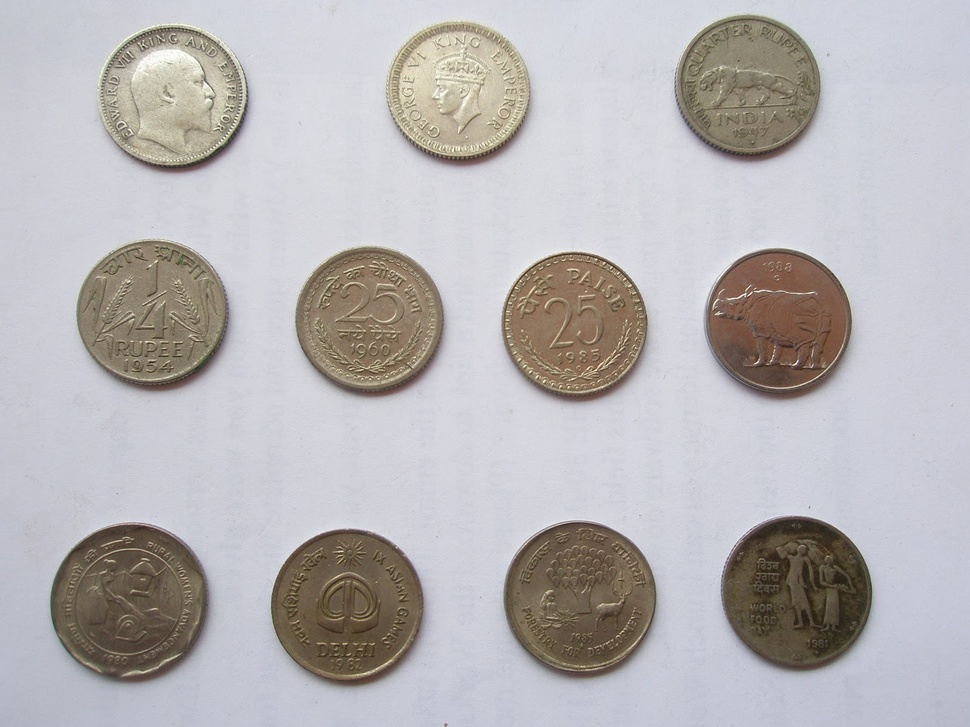
#> input picture Practical_python/Coins.JPG, 970 x 727 px, shrunk from 1600 x 1200 before the run
$ python simple_thresholding.py --image Coins.JPG
#> lines starting #> are read from the running program, lines starting #| are printed output that depends on the picture; after the words box and inside, x2 and y2 are one past the last pixel; in counts of white or black regions, pixels touching at a corner belong together
import numpy as np
import argparse
import cv2

ap = argparse.ArgumentParser()
ap.add_argument("-i", "--image", required=True,
                help="Path to the image")
args = vars(ap.parse_args())

image = cv2.imread(args["image"])
#> image is the input picture: shape (727, 970, 3); mean B, G, R 181.4, 179.9, 183.1
image = cv2.cvtColor(image, cv2.COLOR_BGR2GRAY)
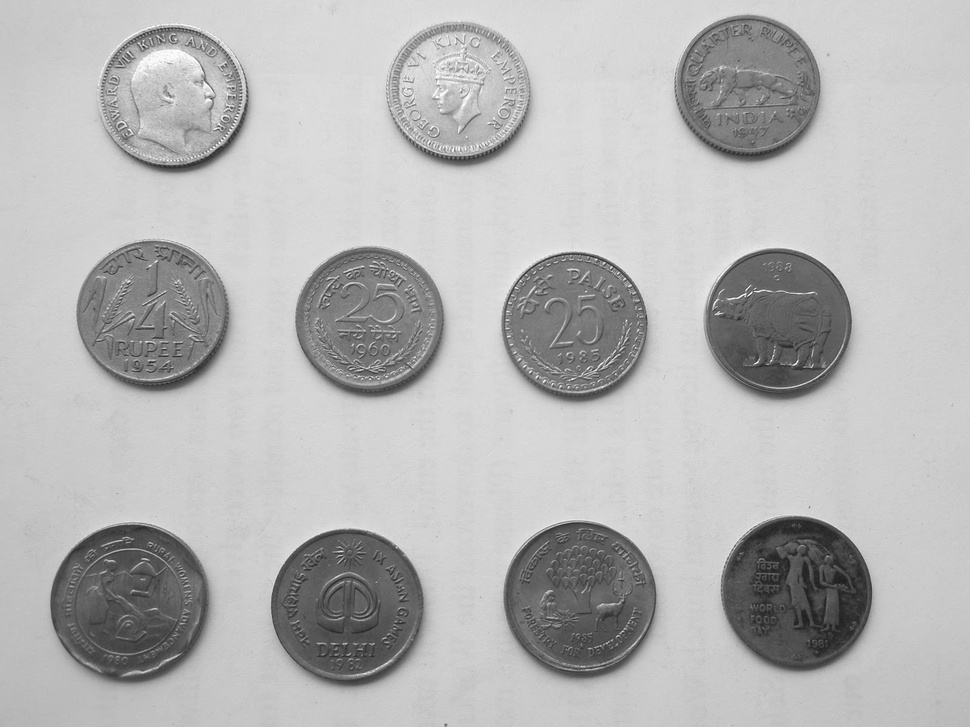
#> image: shape (727, 970); min 28, max 255, mean 181
blurred = cv2.GaussianBlur(image, (5, 5), 0)
cv2.imshow("Image", image)
(T, thresh) = cv2.threshold(blurred, 155, 255, cv2.THRESH_BINARY)
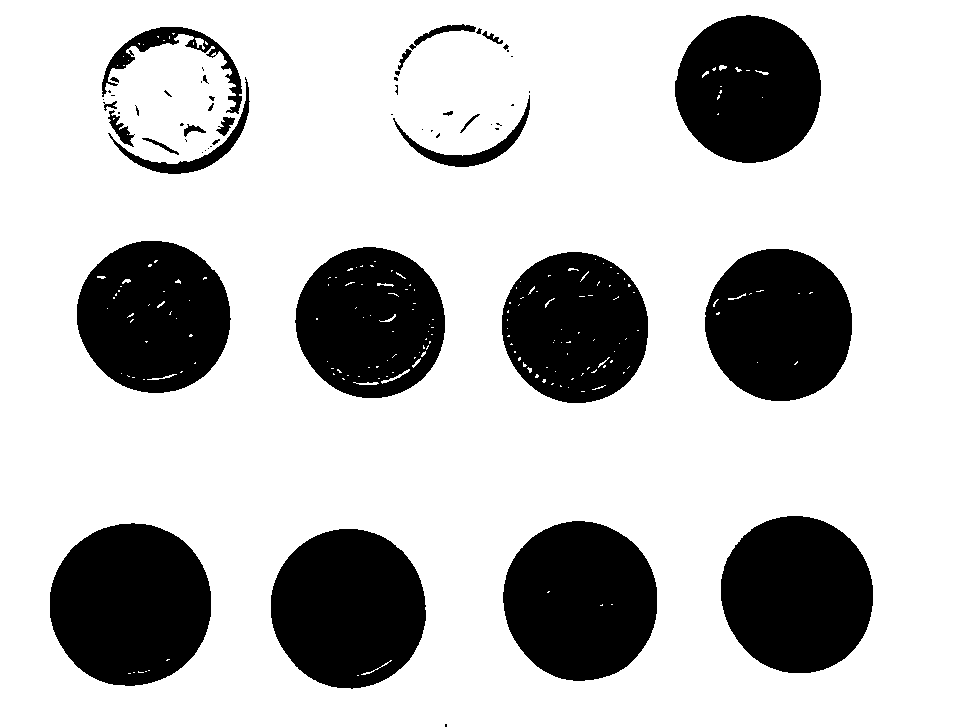
#> thresh: shape (727, 970); 75.6% white; 58 black regions (31 under 20 px), largest, box (x1, y1, x2, y2) and area: (50, 523, 211, 686) 20688, (271, 529, 426, 689) 19391, (503, 521, 657, 681) 19349
cv2.imshow("Threshold Binary", thresh)

(T, threshInv) = cv2.threshold(blurred, 156, 255, cv2.THRESH_BINARY_INV)
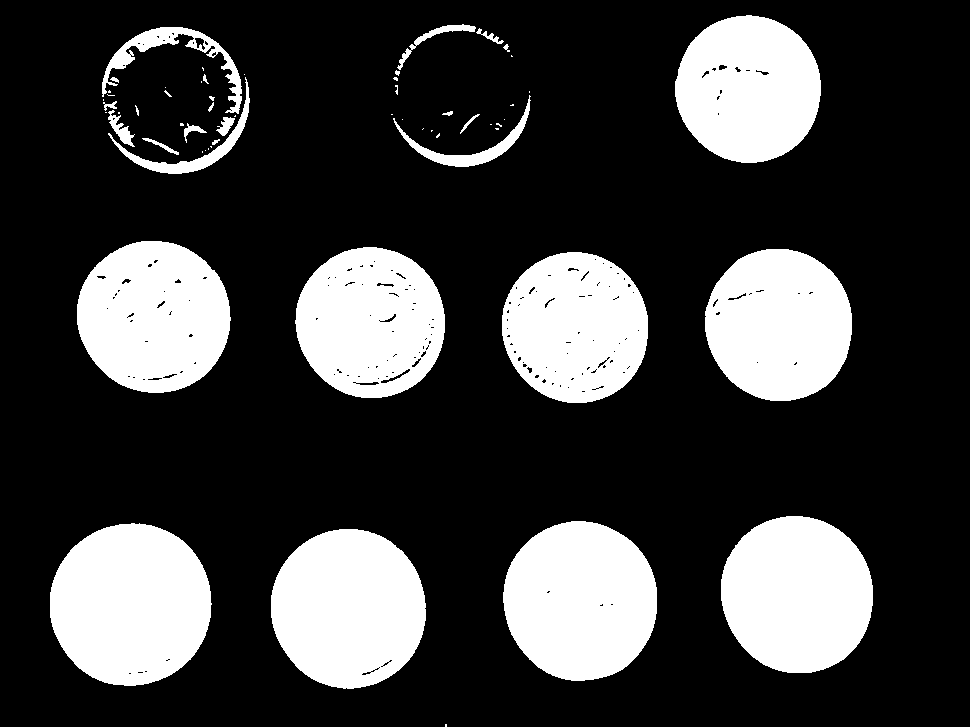
#> threshInv: shape (727, 970); 24.5% white; 60 white regions (32 under 20 px), largest, box (x1, y1, x2, y2) and area: (50, 523, 212, 686) 20728, (271, 529, 426, 689) 19431, (503, 521, 657, 681) 19376
cv2.imshow("Threshold Binary Inverse", threshInv)

cv2.imshow("Coins", cv2.bitwise_and(image, image, mask = threshInv))
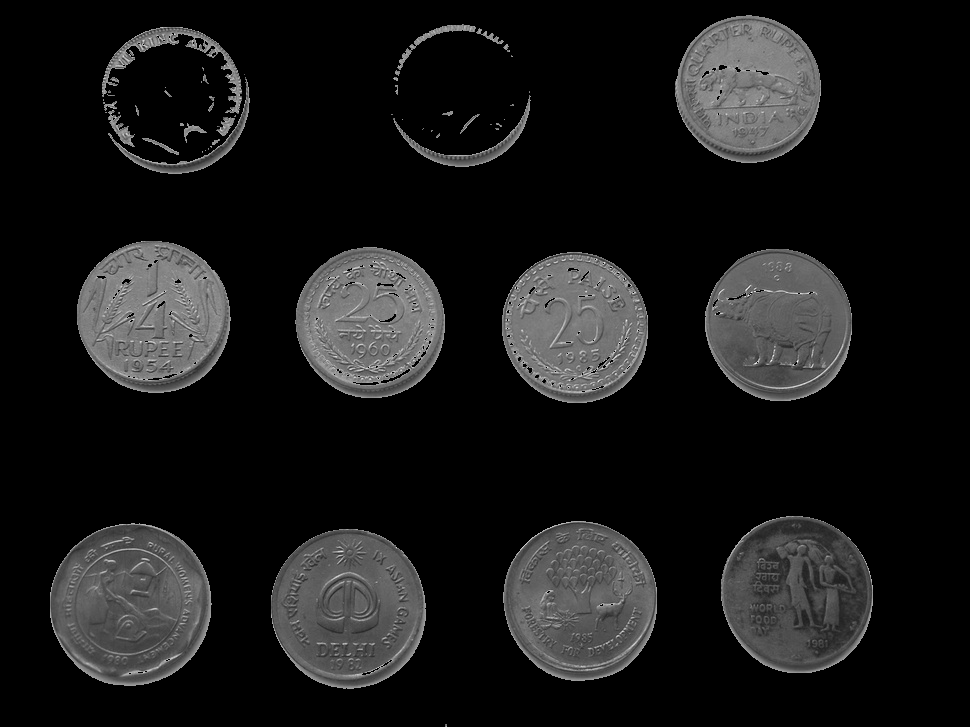
#> window 'Coins': shape (727, 970); min 0, max 251, mean 25.6
cv2.waitKey(0)
